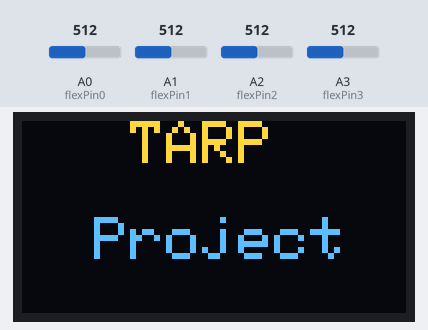
The sketch below on a simulated Arduino Uno, built with avr-gcc and run on an emulated ATmega328P. On the bench: 128×64 one-colour display. The inputs (shaded band) are chosen by the test bench; at power-on: A0 (flexPin0) = 512, A1 (flexPin1) = 512, A2 (flexPin2) = 512, A3 (flexPin3) = 512. The OLED is the two-colour kind (top 16 rows yellow); what the sketch prints to the serial monitor is not drawn.

Above: at 0.1 s.
At 2.1 s:
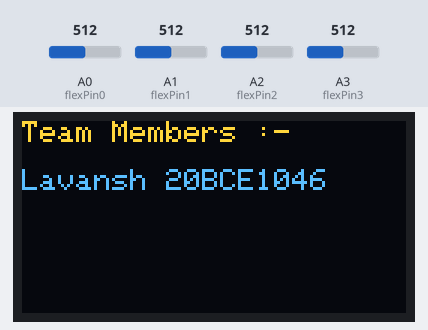
At 4.2 s:
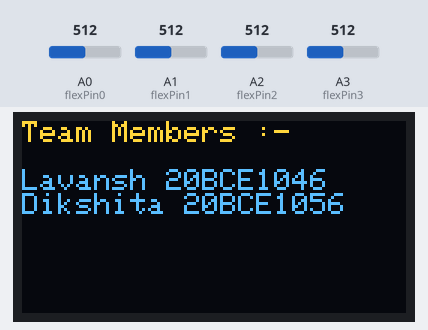
At 6.2 s:
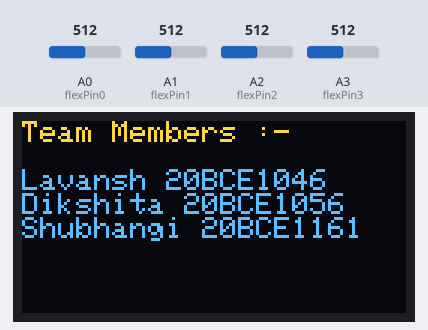
At 8.2 s:
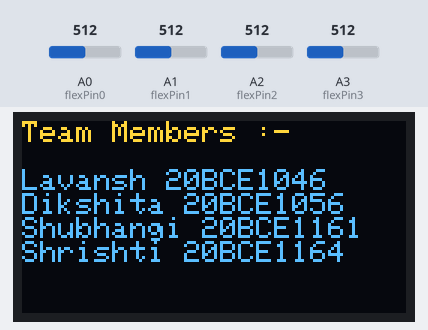
At 12.3 s:
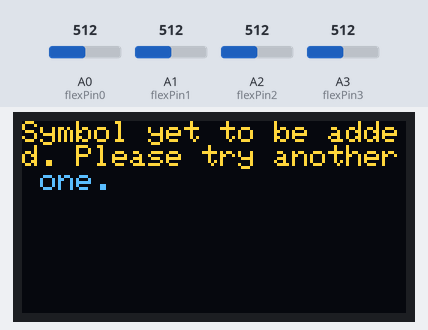

The sketch:

source_code.ino
```cpp
#include "OakOLED.h"
#include <Adafruit_GFX.h>
#include "Wire.h"

const int flexPin0 = A0;
const int flexPin1 = A1;
const int flexPin2 = A2;
const int flexPin3 = A3;

const float VCC = 5;			// voltage at Ardunio 5V line
const float R_DIV = 10000.0;	// resistor used to create a voltage divider
const float flatResistance = 25000.0;	// resistance when flat
const float bendResistance = 100000.0;	// resistance at 90 deg

#define OLED_RESET     -1

OakOLED oled;

void resistance_and_bend_angle(int flexValue){

    float Vflex = flexValue * VCC / 1023.0;
    float Rflex = R_DIV * (VCC / Vflex - 1.0);
    Serial.println("Resistance: " + String(Rflex) + " ohms");
    // Use the calculated resistance to estimate the sensor's bend angle:
    float angle = map(Rflex, flatResistance, bendResistance, 0, 90.0);
    Serial.println("Bend: " + String(angle) + " degrees");
    Serial.println();
}


void setup()
{
  Serial.begin(9600);
  // pinMode(flexPin0 ,INPUT);
  // pinMode(flexPin1 ,INPUT);
  // pinMode(flexPin2 ,INPUT);
  // pinMode(flexPin3 ,INPUT);
  // pinMode(flexPin4 ,INPUT);

  oled.begin();
  oled.clearDisplay();
  oled.setTextSize(2);
  oled.setTextColor(4);
  oled.setCursor(0, 0);
  oled.println("   TARP    \n  Project ");
  oled.display();
  delay(2000);


  oled.clearDisplay();
  oled.setTextSize(1);
  oled.setTextColor(1);
  oled.setCursor(0, 0);

  oled.println("Team Members :- \n");

  oled.println("Lavansh 20BCE1046");
  oled.display();
  delay(2000);


  oled.println("Dikshita 20BCE1056");
  oled.display();
  delay(2000);

  oled.println("Shubhangi 20BCE1161");
  oled.display();
  delay(2000);

  oled.println("Shrishti 20BCE1164");
  oled.display();
  delay(4000);

}

void loop()
{
  int flexValue0,flexValue1,flexValue2,flexValue3,flexValue4;
  flexValue0 = analogRead(flexPin0);
  flexValue1 = analogRead(flexPin1);
  flexValue2 = analogRead(flexPin2);
  flexValue3 = analogRead(flexPin3);

  Serial.print("Val 0: ");
  Serial.println(flexValue0);
  Serial.print("Val 1: ");
  Serial.println(flexValue1);
  Serial.print("Val 2: ");
  Serial.println(flexValue2);
  Serial.print("Val 3: ");
  Serial.println(flexValue3);


  if((flexValue0>=110 && flexValue0<=170) && (flexValue2>=110 && flexValue2<=170) && (flexValue3>=140 && flexValue3<=210) && (flexValue1 >= 130 && flexValue1 <= 190))
  { // all straight
    Serial.print("Straight condition\n");
    oled.clearDisplay();
    oled.setTextSize(1);
    oled.setTextColor(1);
    oled.setCursor(0, 0);
    oled.println("Straight condition");
    oled.display();
    delay(2000);
  }
  else if((flexValue0>=110 && flexValue0<=170) && (flexValue2>=50 && flexValue2<=120) && (flexValue3>=50 && flexValue3<=120) && (flexValue1 >= 50 && flexValue1 <= 120))
  { // only thumb straight
    Serial.print("Good\n");
    oled.clearDisplay();
    oled.setTextSize(1);
    oled.setTextColor(1);
    oled.setCursor(0, 0);
    oled.println("Good");
    oled.display();
    delay(2000);
  }
  else if((flexValue0>=50 && flexValue0<=120) && (flexValue2>=50 && flexValue2<=120) && (flexValue3>=140 && flexValue3<=210) && (flexValue1 >= 50 && flexValue1 <= 120))
  { // pinky open
    Serial.print("Sorry\n");
    oled.clearDisplay();
    oled.setTextSize(1);
    oled.setTextColor(1);
    oled.setCursor(0, 0);
    oled.println("Sorry");
    oled.display();
    delay(2000);
  }
  else if((flexValue0>=50 && flexValue0<=120) && (flexValue2>=50 && flexValue2<=120) && (flexValue3>=50 && flexValue3<=120) && (flexValue1 >= 130 && flexValue1 <= 190))
  { // idx and middle open
    Serial.print("Peace\n");
    oled.clearDisplay();
    oled.setTextSize(1);
    oled.setTextColor(1);
    oled.setCursor(0, 0);
    oled.println("Peace");
    oled.display();
    delay(2000);
  }
  else if((flexValue0>=110 && flexValue0<=170)  && (flexValue2>=50 && flexValue2<=120) && (flexValue3>=140 && flexValue3<=210) && (flexValue1 >= 50 && flexValue1 <= 120))
  { // ring and middle close
    Serial.print("Love\n");
    oled.clearDisplay();
    oled.setTextSize(1);
    oled.setTextColor(1);
    oled.setCursor(0, 0);
    oled.println("Love");
    oled.display();
    delay(2000);
  }
  else if((flexValue0>=20 && flexValue0<=100)  && (flexValue2>=110 && flexValue2<=170) && (flexValue3>=140 && flexValue3<=210) && (flexValue1 >= 130 && flexValue1 <= 170))
  { // idx and thumb close
    Serial.print("Okay\n");
    oled.clearDisplay();
    oled.setTextSize(1);
    oled.setTextColor(1);
    oled.setCursor(0, 0);
    oled.println("Okay");
    oled.display();
    delay(2000);
  }
  else
  {
    Serial.print("Symbol not added.\nPlease try another one.\n");
    oled.clearDisplay();
    oled.setTextSize(1);
    oled.setTextColor(1);
    oled.setCursor(0, 0);
    oled.println("Symbol yet to be added. Please try another one.");
    oled.display();
    delay(2000);
  }

}
```

Measured:
- what the display in image 1 shows lasts 2.0 s, from 2.1 s to 4.1 s
- what the display in image 4 shows lasts 4.0 s, from 8.2 s to 12.2 s
